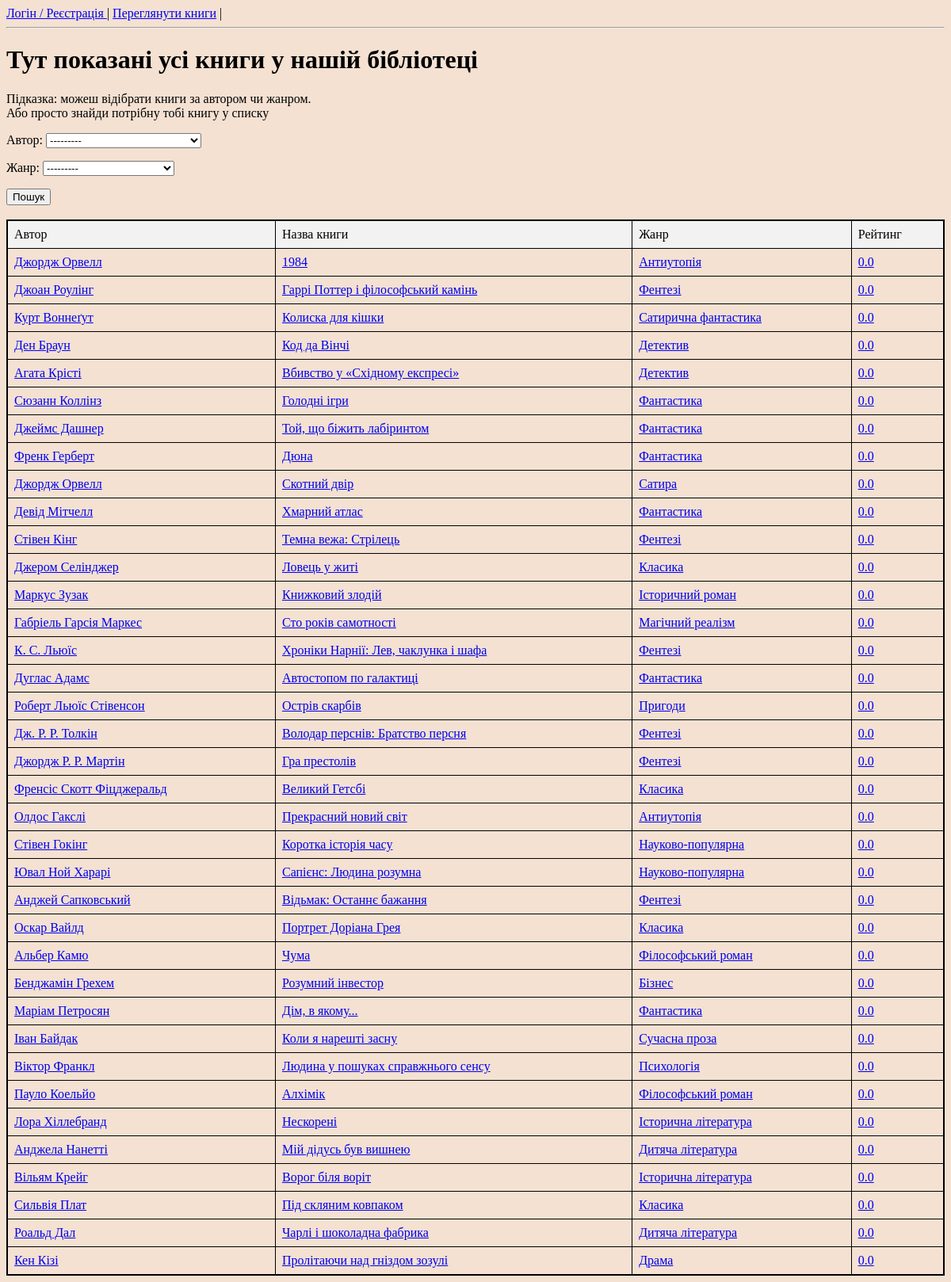
The app's page /client/book_rating/, older data.
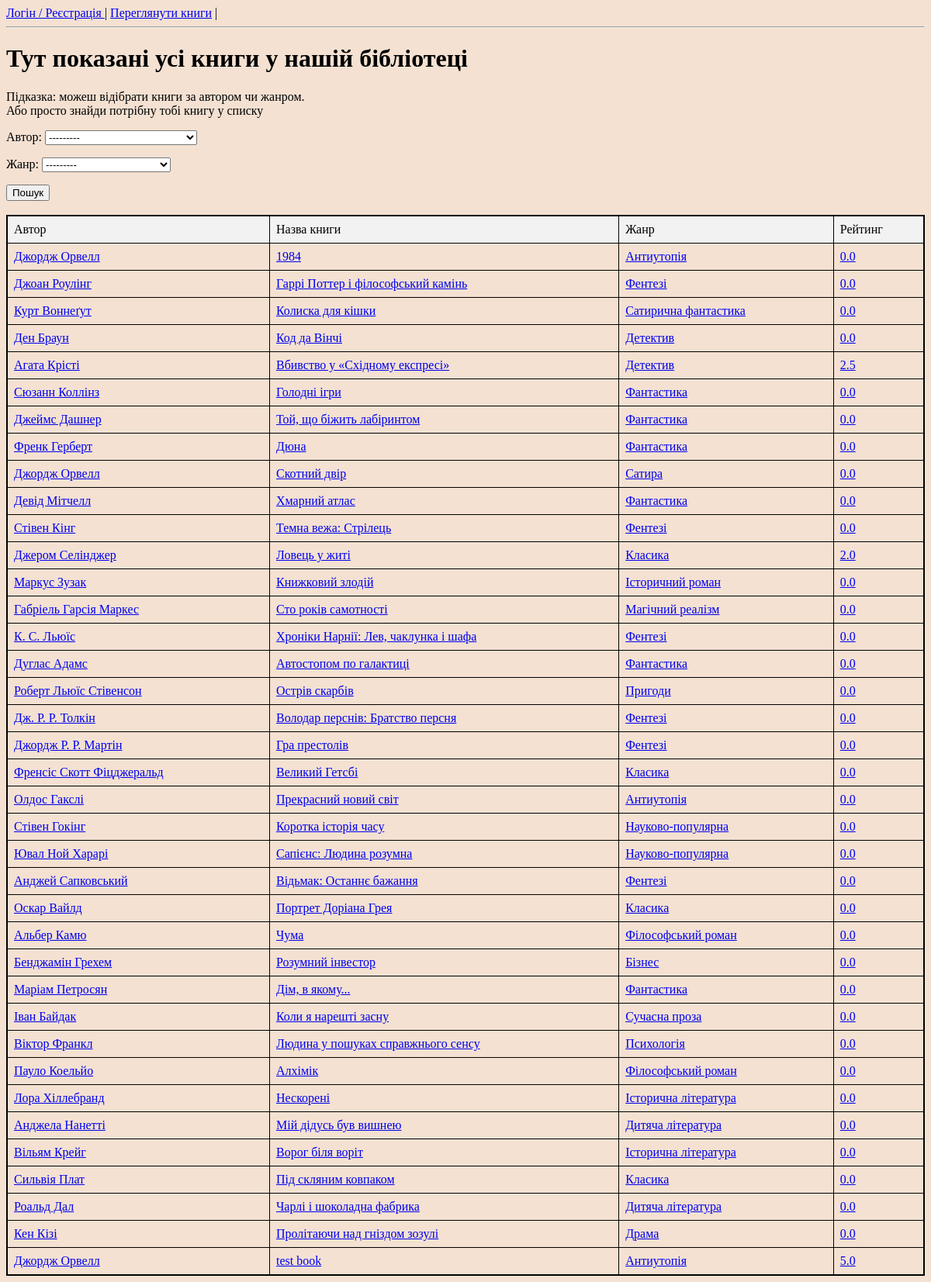
The same page, newer data.
### book/models.py (models this page shows, shortened)
class Books(models.Model):
    title = models.CharField(max_length=250)
    author = models.ForeignKey(Authors, on_delete=models.CASCADE)
    genre = models.ForeignKey(Genres, on_delete=models.CASCADE)
    publisher = models.ForeignKey(Publishers, on_delete=models.CASCADE)
    publish_year = models.IntegerField()
    reception_date = models.DateField()
    cover = models.ImageField(upload_to='covers/')
    rating = models.FloatField(default=5)
    quantity = models.IntegerField(default=0)

class Authors(models.Model):
    name = models.CharField(max_length=100)
    bio = models.TextField()
    rating = models.FloatField(default=5)
    def __str__(self):
        return self.name

class Genres(models.Model):
    name = models.CharField(max_length=100)
    rating = models.FloatField(default=5)
    def __str__(self):
        return self.name

### client/views.py (the view, shortened to what this page needs)
# urls.py: path('book_rating/', views.book_rating, name='book_rating_page'),
def book_rating(request, book_id=None):
    if request.user.is_authenticated:
        user_group = request.user.groups.first().name
    else:
        user_group = 'anonymous'
    if request.method == 'GET':
        if book_id is None:
            form = SelectBookForm(request.GET or None)
            books = Books.objects.all()
            title = 'Тут показані усі книги у нашій бібліотеці'
            return render(request, 'books.html', context={'form': form, 'books': books, 'title': title,
                                                          'user_group': user_group})
        else:
            the_book = Books.objects.get(id=book_id)
            reviews = Reviews.objects.filter(book=the_book).all()
            return render(request, 'about_book.html', context={'book': the_book, 'reviews': reviews,
                                                               'user_group': user_group})
    else:
        pass

### client/forms.py
class SelectBookForm(forms.Form):
    author = forms.ModelChoiceField(queryset=Authors.objects.all(), label="Автор", required=False)
    genre = forms.ModelChoiceField(queryset=Genres.objects.all(), label="Жанр", required=False)

### templates/books.html (shortened to what this page needs)
<!DOCTYPE html>
<html lang="en">
<head>
    <link rel="stylesheet" type="text/css" href="/static/styles.css">
</head>
{% if user_group == 'client' %}
    {% include 'menu_cli.html' %}
{% elif user_group == 'librarian' %}
    {% include 'menu_lib.html' %}
{% else %}
    {% include 'menu_anon.html' %}
{% endif %}
<body>
    <h1>{{ title }}</h1>
    <p>Підказка: можеш відібрати книги за автором чи жанром. <br>
        Або просто знайди потрібну тобі книгу у списку</p>
    <form method="get">
        {{ form.as_p }}
        <button type="submit">Пошук</button>
    </form>
    <br>
    <table>
        <thead>  <tr>
            <td> Автор </td>
            <td> Назва книги </td>
            <td> Жанр </td>
            <td> Рейтинг </td>
                </tr>
        </thead>
        {% for book in books %}
          <tr>
            <td> <a href="{{ book.id }}">{{ book.author.name }}</a></td>
            <td> <a href="{{ book.id }}">{{ book.title }}</a> </td>
            <td> <a href="{{ book.id }}">{{ book.genre.name }}</a> </td>
            <td> <a href="{{ book.id }}">{{ book.rating }}</a> </td>
          </tr>
        {% endfor %}
    </table>
</body>
</html>

Row changes from the older to the newer data that the page shows:
changed Books "Вбивство у «Східному експресі»": rating "0.0" → "2.5"
changed Books "Ловець у житі": rating "0.0" → "2.0"
added Books: author.name "Джордж Орвелл", title "test book", genre.name "Антиутопія", rating "5.0"
